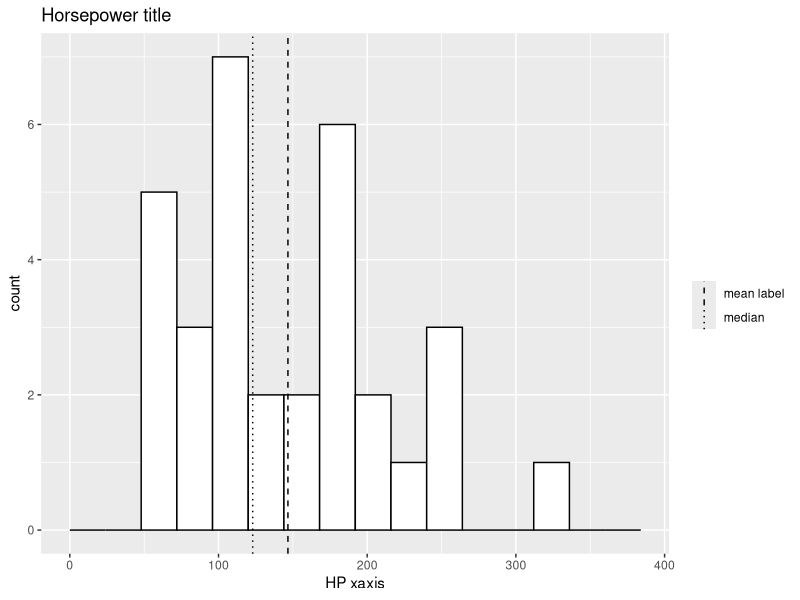

Here is the R script that generated this plot:
help("mtcars") #Opens description mtcars data set Motor Trend Car Road Tests in Help tab
library("ggplot2")
ggplotstaticchartmotortrendhorsepower <- ggplot(data=mtcars,mapping=aes(x=hp))+ggtitle("Horsepower title")+labs(x="HP xaxis")
horsepowermeanmedian <- data.frame(mm=c(mean(mtcars$hp),median(mtcars$hp)),stats=factor(c("mean label","median")))
plotlines <- geom_vline(mapping=aes(xintercept=mm,linetype=stats),show.legend = TRUE,data = horsepowermeanmedian)
ggplotstaticchartmotortrendhorsepower+geom_histogram(color="black",fill="white",breaks=seq(0,400,24),closed="right")+plotlines+scale_linetype_manual(values=c(2,3))+labs(linetype="") #plot the histogram ggplotstaticchartmotortrendhorsepower count all  horsepowers on the x-axis, mean and median horsepowers lines horsepowermeanmedian and plotlines.  geom_histogram to ggplotstaticchartmotortrendhorsepower invokes the plot.  plotlines with changes to the default line types made with scale_linetype_manual shows the mean vertical line and median vertical line.
